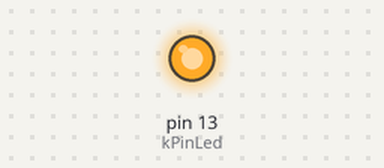
Recording of a sketch running on a simulated Arduino Uno, built with avr-gcc and run on an emulated ATmega328P. Parts: output pins drawn as LEDs (lit = HIGH).

Above: at 1.4 s.
At 5.1 s:
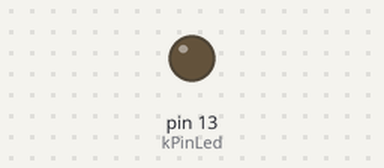
Timing chart, 0 to 7.3 s (numbered marks = the images above):
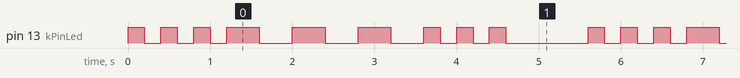

Measured:
- by itself, pin 13 (kPinLed): repeats every 5.6 s: 2 × (LOW 0.20 s, HIGH 0.20 s), LOW 0.20 s, 3 × (HIGH 0.40 s, LOW 0.40 s), 2 × (HIGH 0.20 s, LOW 0.20 s), HIGH 0.20 s, LOW 1.0 s, HIGH 0.20 s
- by itself, everything shown: repeats every 5.6 s, in 18 steps

The sketch:

activity2_sosmessage.ino
```cpp
/*Group 2
Activity 2*/

const int kPinLed = 13; //name of the LED
void setup() {
  pinMode(kPinLed, OUTPUT);
}
//LOOP FUNCTION
void loop() {
  //morse code S
  digitalWrite(kPinLed, HIGH);//ON
  delay(200);
  digitalWrite(kPinLed, LOW);//OFF
  delay(200);
  digitalWrite(kPinLed, HIGH);//ON
  delay(200);
  digitalWrite(kPinLed, LOW);//OFF
  delay(200);
  digitalWrite(kPinLed, HIGH);//ON
  delay(200);
  digitalWrite(kPinLed, LOW);//OFF
  delay(200);
//morse code O
  digitalWrite(kPinLed, HIGH);//ON
  delay(400);
  digitalWrite(kPinLed, LOW);//OFF
  delay(400);
  digitalWrite(kPinLed, HIGH);//ON
  delay(400);
  digitalWrite(kPinLed, LOW);//OFF
  delay(400);
  digitalWrite(kPinLed, HIGH);//ON
  delay(400);
  digitalWrite(kPinLed, LOW);//OFF
  delay(400);
//morse code S
  digitalWrite(kPinLed, HIGH);//ON
  delay(200);
  digitalWrite(kPinLed, LOW);//OFF
  delay(200);
  digitalWrite(kPinLed, HIGH);//ON
  delay(200);
  digitalWrite(kPinLed, LOW);//OFF
  delay(200);
  digitalWrite(kPinLed, HIGH);//ON
  delay(200);
  digitalWrite(kPinLed, LOW);//OFF
  delay(1000);

}
```
